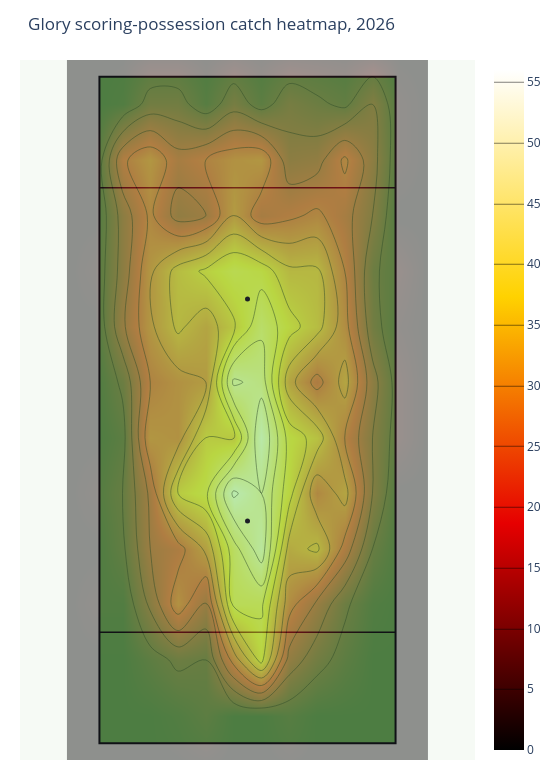

Write notebook code for a chart like this one.
### Code cell
heatmap_full = plot_scoring_heatmap(
    paths_full,
    title=f"{TEAM_ID.title()} scoring-possession catch heatmap, {SEASON}",
)
heatmap_full.show()

### Figure 1 — Plotly figure (JSON) as saved in the notebook; plotly's stock layout.template omitted (floating-point values rounded to 4 significant figures; data arrays with more than 128 entries replaced by an {"elided": "..."} marker saying what was removed)
{"data": [{"hoverinfo": "skip", "marker": {"color": "#1B1E26", "size": 5}, "mode": "markers", "showlegend": false, "type": "scatter", "x": [0], "y": [40]}, {"hoverinfo": "skip", "marker": {"color": "#1B1E26", "size": 5}, "mode": "markers", "showlegend": false, "type": "scatter", "x": [0], "y": [80]}, {"colorscale": [[0, "rgb(0,0,0)"], [0.3333, "rgb(230,0,0)"], [0.6667, "rgb(255,210,0)"], [1, "rgb(255,255,255)"]], "contours": {"coloring": "heatmap"}, "name": "Catch density", "opacity": 0.65, "showscale": true, "type": "histogram2dcontour", "x": {"elided": "2310 float values"}, "y": {"elided": "2310 float values"}}], "layout": {"height": 780, "margin": {"b": 20, "l": 20, "r": 20, "t": 60}, "paper_bgcolor": "white", "plot_bgcolor": "#f6faf5", "shapes": [{"fillcolor": "#86d973", "layer": "below", "line": {"color": "#1B1E26", "width": 2}, "type": "rect", "x0": -26.65, "x1": 26.65, "y0": 0, "y1": 120}, {"layer": "below", "line": {"color": "#1B1E26", "width": 1.5}, "type": "line", "x0": -26.65, "x1": 26.65, "y0": 20, "y1": 20}, {"layer": "below", "line": {"color": "#1B1E26", "width": 1.5}, "type": "line", "x0": -26.65, "x1": 26.65, "y0": 100, "y1": 100}], "title": {"text": "Glory scoring-possession catch heatmap, 2026"}, "width": 560, "xaxis": {"range": [-31.65, 31.65], "scaleanchor": "y", "scaleratio": 1, "showgrid": false, "visible": false, "zeroline": false}, "yaxis": {"range": [-3, 123], "showgrid": false, "visible": false, "zeroline": false}}}
